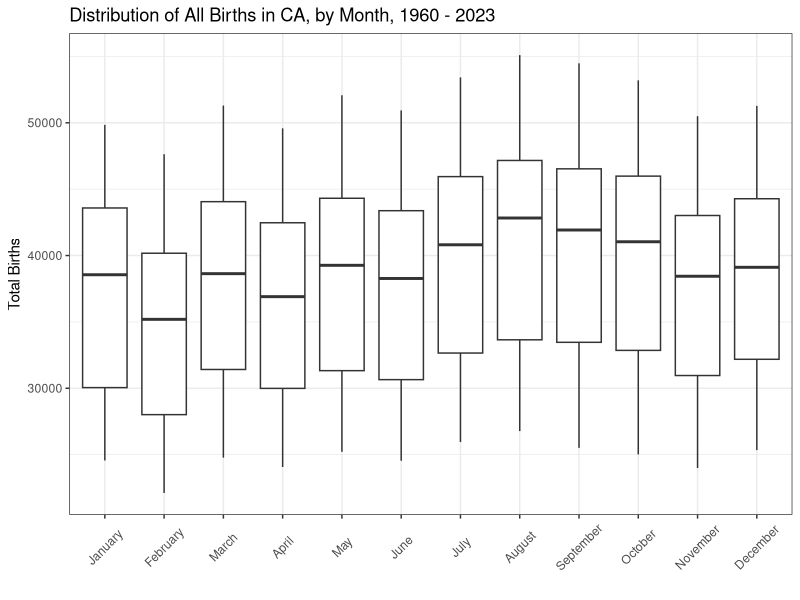

Here is the R script that generated this plot:
## ---- chunk 1
knitr::opts_chunk$set(echo = FALSE, warning = FALSE)

library(tidyverse)
library(data.table)

## ---- chunk 2

# read in our data on births
births <- read_csv("data/20241030_births_final_state_month_sup.csv")

# subset to remove those unnecessary and NA cols
births <- births[,c(1:6)]

## ---- chunk 3

# let's summarize - just how many births occurred in CA from 1960 -2023?

births_oc <- births %>% filter(Geography_Type == "Occurrence")

# how many births occurred per month? per year?

# use groupby() to group and sum

# months

births_oc_m <- births_oc %>% group_by(Month) %>%
  summarise(
    "Total Births" = sum(Count)
  )

# rename the months s.t. they have the month names instead of ordered #s

births_oc_m <- births_oc_m %>% mutate(
  Month = case_when(
    Month == "01" ~ "January",
    Month == "02" ~ "February",
    Month == "03" ~ "March",
    Month == "04" ~ "April",
    Month == "05" ~ "May",
    Month == "06" ~ "June",
    Month == "07" ~ "July",
    Month == "08" ~ "August",
    Month == "09" ~ "September",
    Month == "10" ~ "October",
    Month == "11" ~ "November",
    Month == "12" ~ "December"
  )
)

# use kable packages to create neat, readable tables

#install.packages("kableExtra")
library(kableExtra)

births_oc_m %>%
  kable(caption = "Births by Month in CA, 1960 - 2023") %>%
  kable_styling(full_width = FALSE,
                position = "center",
                latex_options = c("striped", "hold_position"))


## ---- chunk 4

# let's compare residence births vs. occurrence births
# filter s.t we don't get the more granular views after 2018

births_m <- births %>% filter(Geography_Type == "Residence" | Geography_Type == "Occurrence") %>%
  group_by(Month, Geography_Type) %>%
  summarise(
    "Total Births" = sum(Count)
  )

# And now create a similar table for the comparison
births_m %>%
  kable(caption = "Births by Month in CA, 1960 - 2023") %>%
  kable_styling(full_width = FALSE,
                position = "center",
                latex_options = c("striped", "hold_position"))

## ---- chunk 5

births %>% filter(Strata == "Total Population") %>%
  mutate(Month = case_when(
    Month == "01" ~ "January",
    Month == "02" ~ "February",
    Month == "03" ~ "March",
    Month == "04" ~ "April",
    Month == "05" ~ "May",
    Month == "06" ~ "June",
    Month == "07" ~ "July",
    Month == "08" ~ "August",
    Month == "09" ~ "September",
    Month == "10" ~ "October",
    Month == "11" ~ "November",
    Month == "12" ~ "December")) %>%
  ggplot(aes(x = fct_relevel(
    Month,
    "January", "February", "March", "April",
    "May", "June", "July", "August",
    "September", "October", "November", "December"), y = Count)) +
  geom_boxplot() +
  ggtitle("Distribution of All Births in CA, by Month, 1960 - 2023")+
  ylab("Total Births") +
  xlab("")+
  theme_bw() +
  theme(axis.text.x = element_text(angle = 45, vjust = 0.5))
